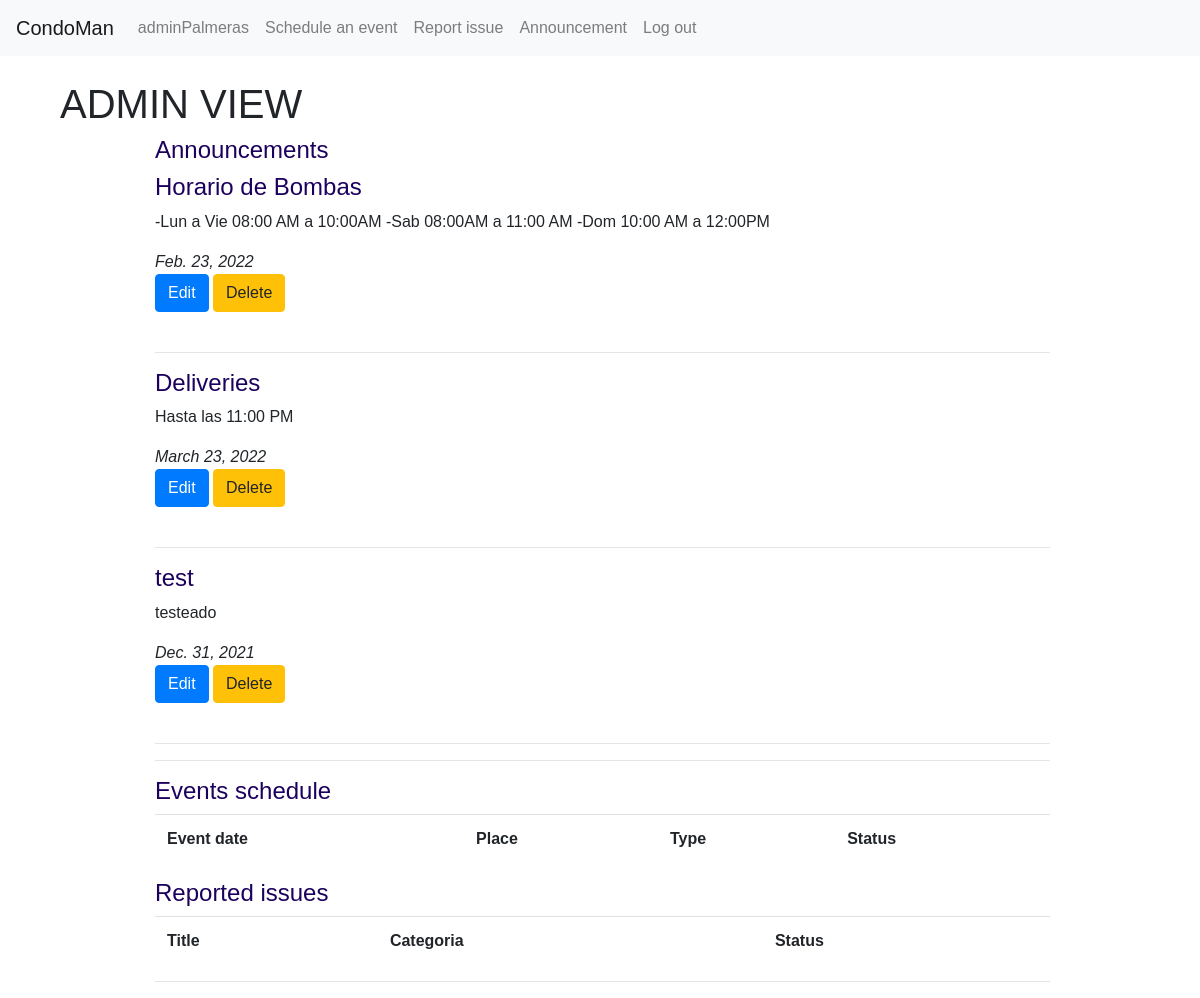
Before: / (signed in) with the older database file.
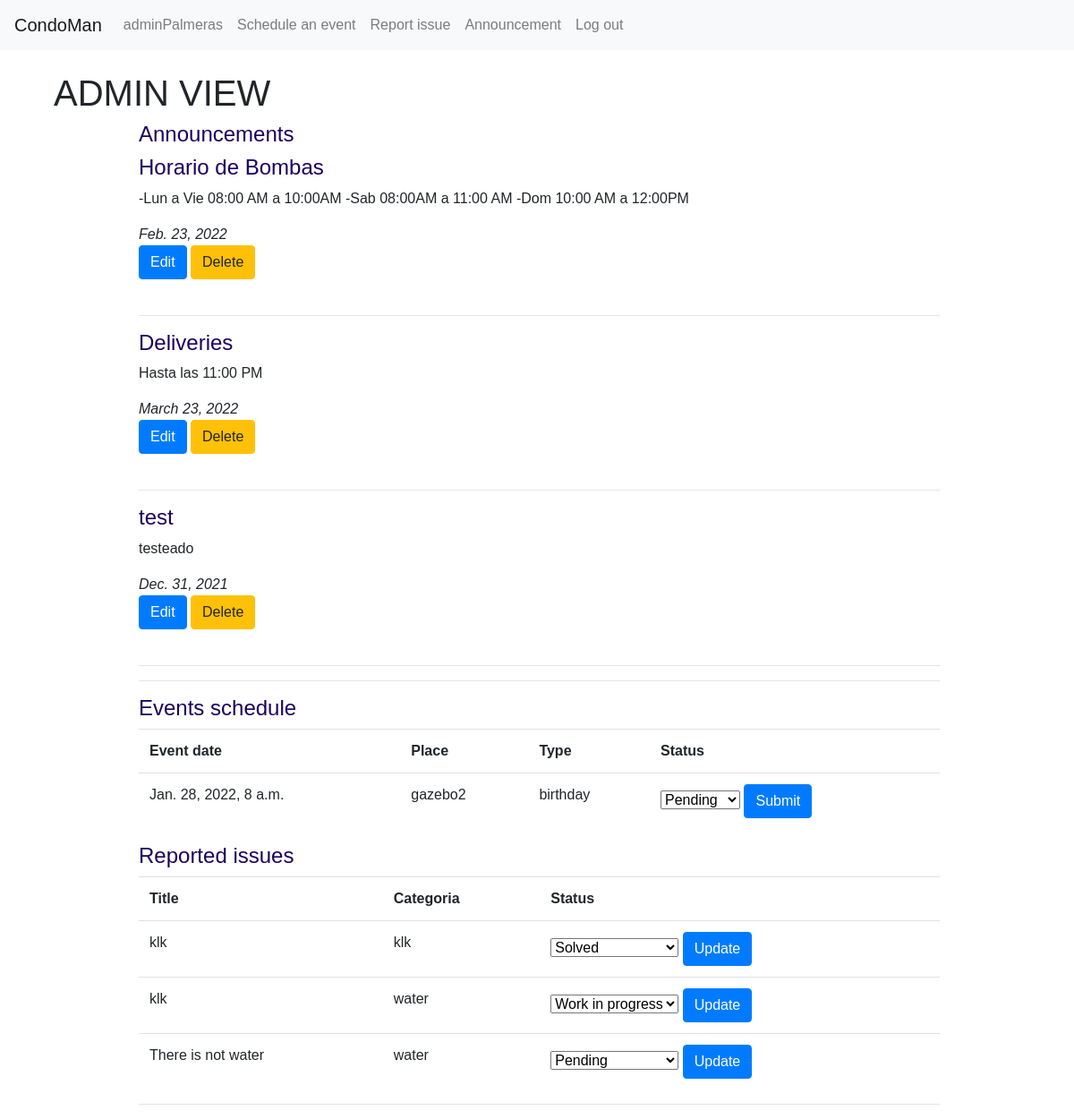
After: the same page with the newer database file.
### building/models.py (models this page shows, shortened)
class User(AbstractUser):
    pass

class Announcement(models.Model):
    profile = models.ForeignKey("Profile", on_delete=models.CASCADE, related_name="announcer")
    title = models.CharField(max_length=255)
    content = models.CharField(max_length=20000, blank=True)
    valid_date = models.DateField()
    submited = models.DateTimeField(auto_now=True)

class Events(models.Model):
    profile = models.ForeignKey("Profile", on_delete=models.CASCADE, related_name="events")
    event_date = models.DateTimeField()
    submited = models.DateTimeField(auto_now_add=True)
    place = models.CharField(max_length=64)
    type_of_event = models.CharField(max_length=64)
    status = models.CharField(max_length=64)

class Issues(models.Model):
    title = models.CharField(max_length=255)
    categoria = models.CharField(max_length=128)
    description = models.CharField(max_length=20000)
    status = models.CharField(max_length=96)
    reported_by = models.ForeignKey("Profile", on_delete=models.CASCADE, related_name="reporter")
    reported_date = models.DateTimeField(auto_now=True)
    signed_by = models.ForeignKey("Profile", on_delete=models.CASCADE, related_name="signer", null=True, blank=True)
    signed_date = models.DateTimeField(null=True, blank=True)

### building/views.py (the view, shortened to what this page needs)
# urls.py: path("", views.index, name="index"),
def index(request):
    if request.user.is_authenticated:
        user = User.objects.get(pk=request.user.id)
        profile = Profile.objects.get(user=user)
        today = date.today()
        if profile.role == "admin":
            eventos = Events.objects.filter(status = "Pending").order_by("event_date")
            days = datetime.timedelta(30)
            today = today - days
            announces = Announcement.objects.filter(valid_date__gte = today  )
            issues = Issues.objects.filter(~Q(status = "solved"))
            return render(request, "building/homeadmin.html", {"events": eventos, "announces": announces, "issues": issues })
    else:
        return HttpResponseRedirect(reverse("login"))

### building/templates/building/homeadmin.html (shortened to what this page needs)
{% extends "building/layout.html" %}
{% block body %}
<h1> ADMIN VIEW</h1>
    <div id="building">
    <div id="home">
        <div style="border: 2%;">
            <h4> Announcements  </h4>
            {% for announce in announces%}
            <div id="announce{{announce.id}}">
                <h4> {{ announce.title}} </h4>
                <p> {{ announce.content }}</p>
                <em> {{ announce.valid_date }}</em><br>
                <input type="button" class="btn btn-primary"  value="Edit" onclick="announce_edit( {{ announce.id }})" />
                <input type="button" class="btn btn-warning"  value="Delete" onclick="announce_delete( {{ announce.id}})" />
                <br>
                <br>
                <hr>
            </div>
            {% endfor%}
        </div>
        <hr>
        <h4> Events schedule</h4>
            <table class="table">
                <tr>
                    <th>Event date</th>
                    <th>Place</th>
                    <th>Type</th>
                    <th>Status</th>
                </tr>
                {% for event in events%}
                    <tr id="row{{ event.id }}">
                        <td>{{ event.event_date }}</td>
                        <td>{{ event.place }}</td>
                        <td>{{ event.type_of_event }}</td>
                        <td>
                            <select id="event{{ event.id }}" name="event{{ event.id }}">
                                <option value= {{ event.status }} >{{ event.status }}</option>
                            </select>
                            <input type="button" class="btn btn-primary"  value="Submit" onclick="event_update( {{ event.id }})" />
                        </td>
                    </tr>
            {% endfor%}
            </table>
        <h4> Reported issues</h4>
            <table class="table">
                <tr>
                    <th>Title</th>
                    <th>Categoria</th>
                    <th>Status</th>
                </tr>
                {% for issue in issues %}
                    <tr >
                        <td>{{ issue.title }}</td>
                        <td>{{ issue.categoria}}</td>
                        <td >
                            <select id="issue{{ issue.id }}" name="issue{{ issue.id }}">
                                <option value= {{ issue.status }} >{{ issue.status }}</option>
                            </select>
                            <input type="button" class="btn btn-primary"  value="Update" onclick="issue_update( {{ issue.id}} )" />
                        </td>
                    </tr>
            {% endfor%}
            </table>
    </div>
    <hr>
    </div>
{% endblock %}

### building/templates/building/layout.html (shortened to what this page needs)
{% load static %}
<!DOCTYPE html>
<html lang="en">
<head>
    <link rel="stylesheet" href="https://maxcdn.bootstrapcdn.com/bootstrap/4.0.0/css/bootstrap.min.css"
>
    <link href="{% static 'building/styles.css' %}" rel="stylesheet">
</head>
<body>
  {% if user.is_authenticated %}
    <nav class="navbar navbar-expand-lg navbar-light bg-light">
        <a class="navbar-brand" href="#">CondoMan</a>
        <div class="collapse navbar-collapse" id="navbarNav">
          <ul class="navbar-nav">
            <li class="nav-item">
              <a class="nav-link" onclick="home()">{{ user.username }} <span class="sr-only">(current)</span></a>
            </li>
            <li class="nav-item">
              <a class="nav-link" onclick="schedule()" href="#">Schedule an event</a>
            </li>
            <li class="nav-item">
              <a class="nav-link" onclick="issue()" href="#">Report issue</a>
            </li>
            <li class="nav-item">
              <a class="nav-link" onclick="announcement()" href="#">Announcement</a>
            </li>
            <li class="nav-item">
              <a class="nav-link" href="{% url 'logout' %}">Log out</a>
            </li>
          </ul>
        </div>
      </nav>
      {% endif %}
      <div id="container">
        {% block body %}
        {% endblock %}
      </div>
</body>
</html>

### building/static/building/styles.css (style rules this page uses)
body { font-family: Arial, Helvetica, sans-serif; }
#building { max-width: 900px; margin: auto; padding-left: 5px; border-radius: 30px; }
#container { padding-left: 5%; padding-right: 5%; padding-top: 2%; }
h4 { color: rgb(28, 0, 94); }

Changed rows visible on the page:
added Events: event_date "Jan. 28, 2022, 8 a.m.", place "gazebo2", type_of_event "birthday", status+id "Pending"
added Issues: title "klk", categoria "klk", status+id "Solved"
added Issues: title "klk", categoria "water", status+id "Work in progress"
added Issues: title "There is not water", categoria "water", status+id "Pending"
